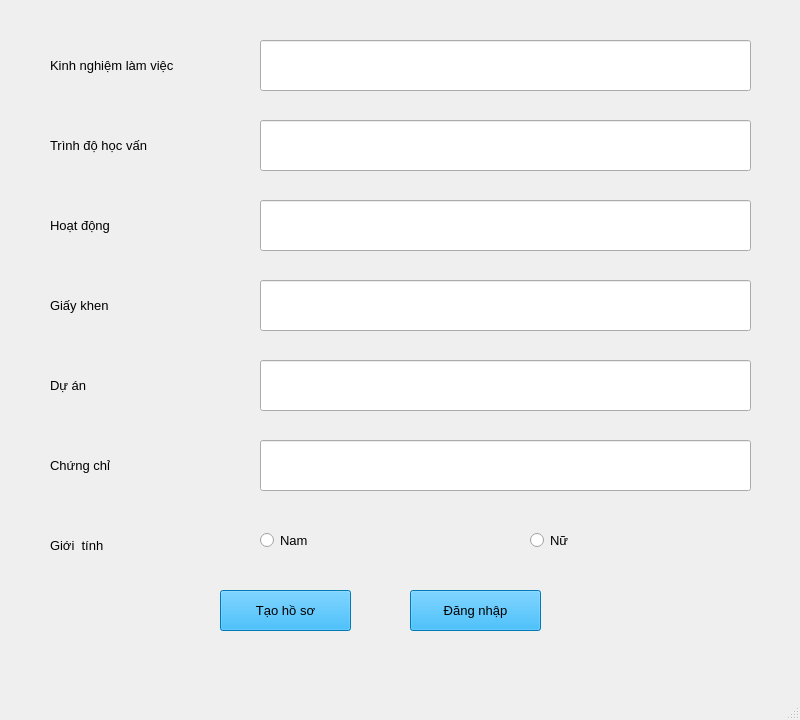
<?xml version="1.0" encoding="UTF-8"?>
<ui version="4.0">
 <class>taoHoSo</class>
 <widget class="QMainWindow" name="taoHoSo">
  <property name="geometry">
   <rect>
    <x>0</x>
    <y>0</y>
    <width>800</width>
    <height>720</height>
   </rect>
  </property>
  <property name="windowTitle">
   <string>Tìm việc - Tạo hồ sơ</string>
  </property>
  <widget class="QWidget" name="centralwidget">
   <widget class="QLabel" name="label_2">
    <property name="geometry">
     <rect>
      <x>50</x>
      <y>50</y>
      <width>161</width>
      <height>31</height>
     </rect>
    </property>
    <property name="font">
     <font>
      <pointsize>10</pointsize>
     </font>
    </property>
    <property name="text">
     <string>Kinh nghiệm làm việc</string>
    </property>
   </widget>
   <widget class="QLabel" name="label_3">
    <property name="geometry">
     <rect>
      <x>50</x>
      <y>130</y>
      <width>161</width>
      <height>31</height>
     </rect>
    </property>
    <property name="font">
     <font>
      <pointsize>10</pointsize>
     </font>
    </property>
    <property name="text">
     <string>Trình độ học vấn</string>
    </property>
   </widget>
   <widget class="QLabel" name="label_4">
    <property name="geometry">
     <rect>
      <x>50</x>
      <y>210</y>
      <width>161</width>
      <height>31</height>
     </rect>
    </property>
    <property name="font">
     <font>
      <pointsize>10</pointsize>
     </font>
    </property>
    <property name="text">
     <string>Hoạt động</string>
    </property>
   </widget>
   <widget class="QLabel" name="label_5">
    <property name="geometry">
     <rect>
      <x>50</x>
      <y>290</y>
      <width>161</width>
      <height>31</height>
     </rect>
    </property>
    <property name="font">
     <font>
      <pointsize>10</pointsize>
     </font>
    </property>
    <property name="text">
     <string>Giấy khen</string>
    </property>
   </widget>
   <widget class="QLabel" name="label_6">
    <property name="geometry">
     <rect>
      <x>50</x>
      <y>370</y>
      <width>161</width>
      <height>31</height>
     </rect>
    </property>
    <property name="font">
     <font>
      <pointsize>10</pointsize>
     </font>
    </property>
    <property name="text">
     <string>Dự án</string>
    </property>
   </widget>
   <widget class="QLabel" name="label_7">
    <property name="geometry">
     <rect>
      <x>50</x>
      <y>450</y>
      <width>161</width>
      <height>31</height>
     </rect>
    </property>
    <property name="font">
     <font>
      <pointsize>10</pointsize>
     </font>
    </property>
    <property name="text">
     <string>Chứng chỉ</string>
    </property>
   </widget>
   <widget class="QLineEdit" name="te_kinhNghiemLamViec_ths">
    <property name="geometry">
     <rect>
      <x>260</x>
      <y>40</y>
      <width>491</width>
      <height>51</height>
     </rect>
    </property>
   </widget>
   <widget class="QLineEdit" name="te_ThinhDoHocVan_ths">
    <property name="geometry">
     <rect>
      <x>260</x>
      <y>120</y>
      <width>491</width>
      <height>51</height>
     </rect>
    </property>
   </widget>
   <widget class="QLineEdit" name="te_HoatDong_ths">
    <property name="geometry">
     <rect>
      <x>260</x>
      <y>200</y>
      <width>491</width>
      <height>51</height>
     </rect>
    </property>
   </widget>
   <widget class="QLineEdit" name="te_GiayKhen_ths">
    <property name="geometry">
     <rect>
      <x>260</x>
      <y>280</y>
      <width>491</width>
      <height>51</height>
     </rect>
    </property>
   </widget>
   <widget class="QLineEdit" name="te_DuAn_ths">
    <property name="geometry">
     <rect>
      <x>260</x>
      <y>360</y>
      <width>491</width>
      <height>51</height>
     </rect>
    </property>
   </widget>
   <widget class="QLineEdit" name="te_ChungChi_ths">
    <property name="geometry">
     <rect>
      <x>260</x>
      <y>440</y>
      <width>491</width>
      <height>51</height>
     </rect>
    </property>
   </widget>
   <widget class="QPushButton" name="bt_TaoHoSo_ths">
    <property name="geometry">
     <rect>
      <x>220</x>
      <y>590</y>
      <width>131</width>
      <height>41</height>
     </rect>
    </property>
    <property name="font">
     <font>
      <pointsize>10</pointsize>
     </font>
    </property>
    <property name="styleSheet">
     <string notr="true">background-color: rgb(0, 170, 255);</string>
    </property>
    <property name="text">
     <string>Tạo hồ sơ</string>
    </property>
   </widget>
   <widget class="QLabel" name="label_8">
    <property name="geometry">
     <rect>
      <x>50</x>
      <y>530</y>
      <width>161</width>
      <height>31</height>
     </rect>
    </property>
    <property name="font">
     <font>
      <pointsize>10</pointsize>
     </font>
    </property>
    <property name="text">
     <string>Giới  tính</string>
    </property>
   </widget>
   <widget class="QRadioButton" name="ra_Nam_ths">
    <property name="geometry">
     <rect>
      <x>260</x>
      <y>530</y>
      <width>95</width>
      <height>20</height>
     </rect>
    </property>
    <property name="font">
     <font>
      <pointsize>10</pointsize>
     </font>
    </property>
    <property name="text">
     <string>Nam</string>
    </property>
   </widget>
   <widget class="QRadioButton" name="ra_Nu_ths_2">
    <property name="geometry">
     <rect>
      <x>530</x>
      <y>530</y>
      <width>95</width>
      <height>20</height>
     </rect>
    </property>
    <property name="font">
     <font>
      <pointsize>10</pointsize>
     </font>
    </property>
    <property name="text">
     <string>Nữ</string>
    </property>
   </widget>
   <widget class="QPushButton" name="bt_dangNhap_ths_2">
    <property name="geometry">
     <rect>
      <x>410</x>
      <y>590</y>
      <width>131</width>
      <height>41</height>
     </rect>
    </property>
    <property name="font">
     <font>
      <pointsize>10</pointsize>
     </font>
    </property>
    <property name="styleSheet">
     <string notr="true">background-color: rgb(0, 170, 255);</string>
    </property>
    <property name="text">
     <string>Đăng nhập</string>
    </property>
   </widget>
  </widget>
  <widget class="QMenuBar" name="menubar">
   <property name="geometry">
    <rect>
     <x>0</x>
     <y>0</y>
     <width>800</width>
     <height>26</height>
    </rect>
   </property>
  </widget>
  <widget class="QStatusBar" name="statusbar"/>
 </widget>
 <resources/>
 <connections/>
</ui>
